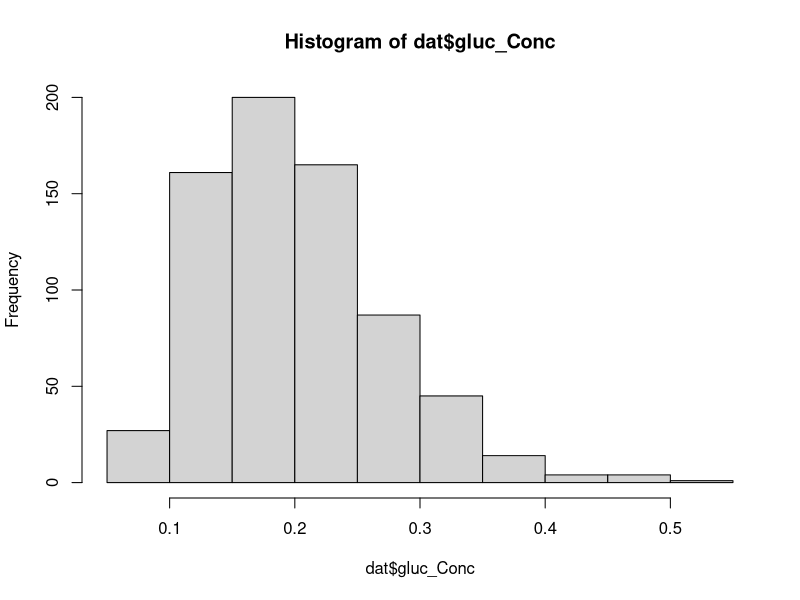
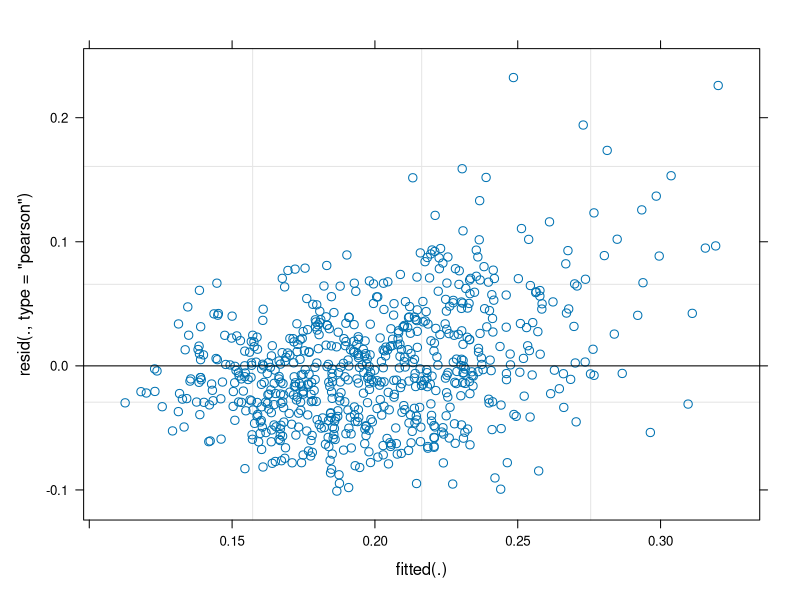
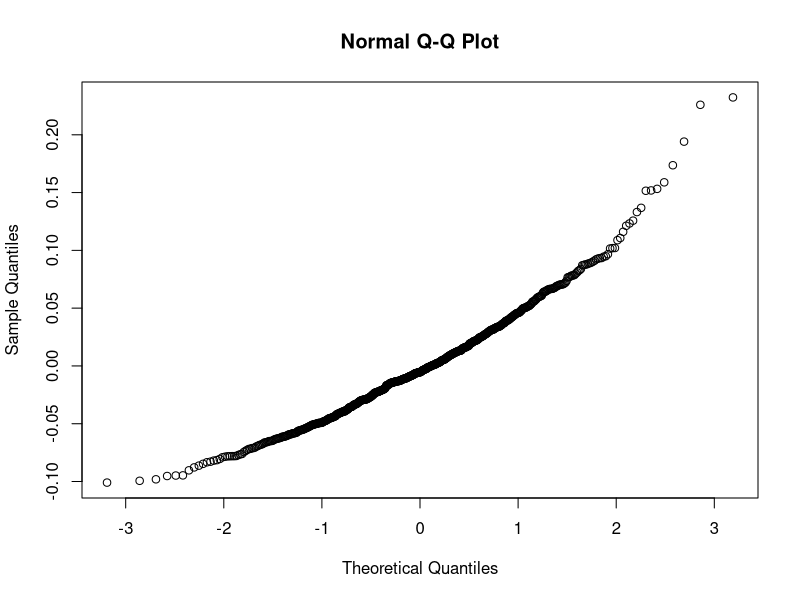
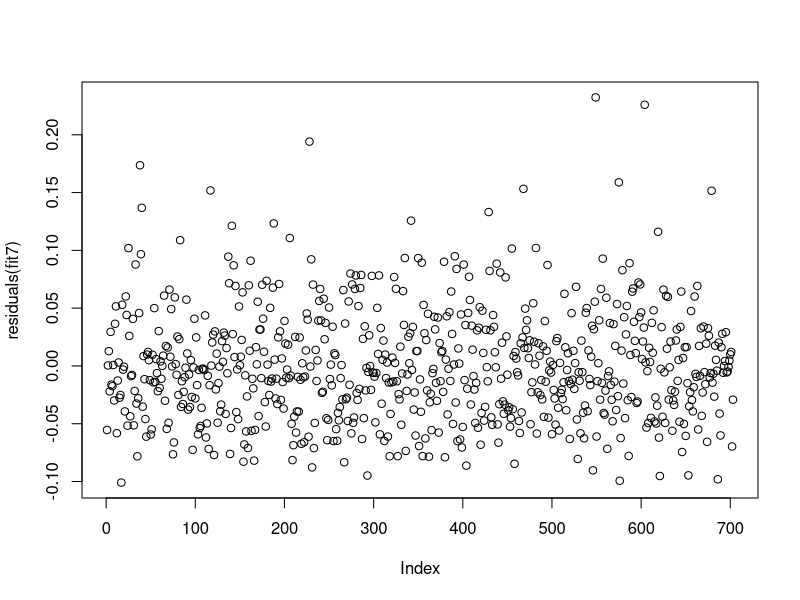
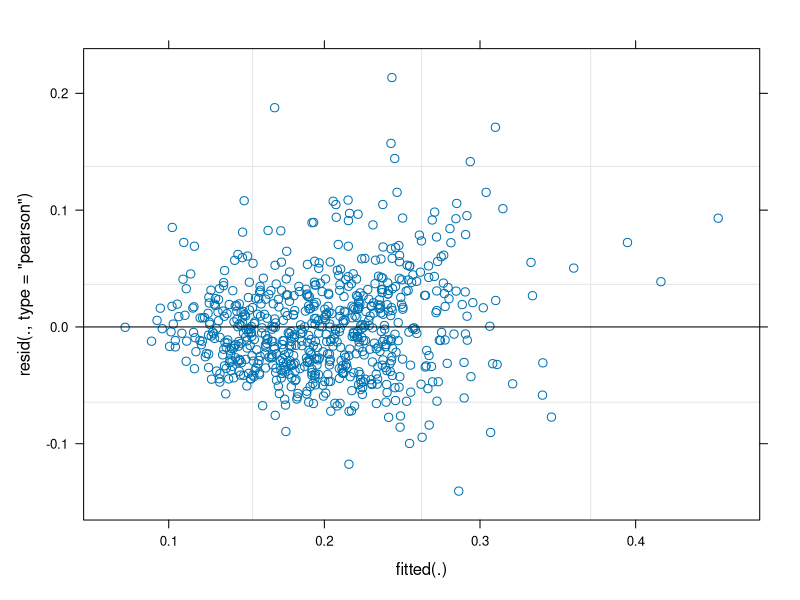
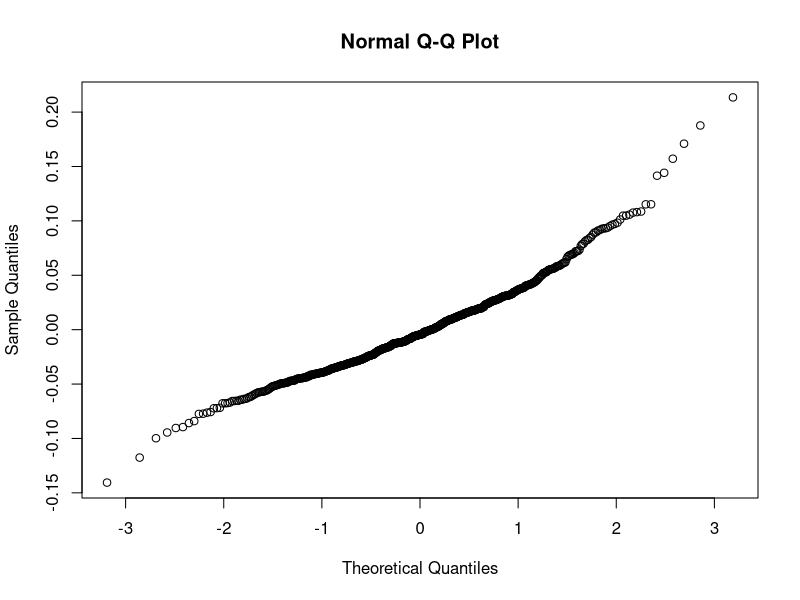
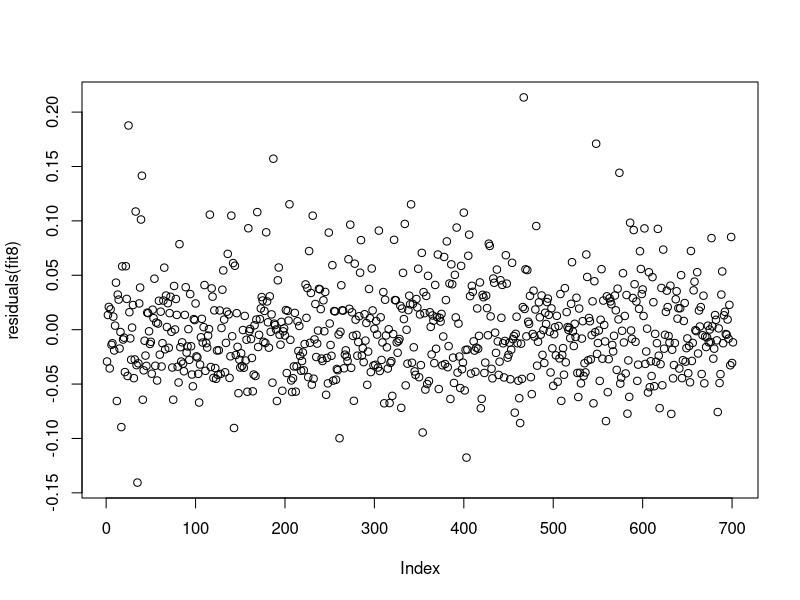
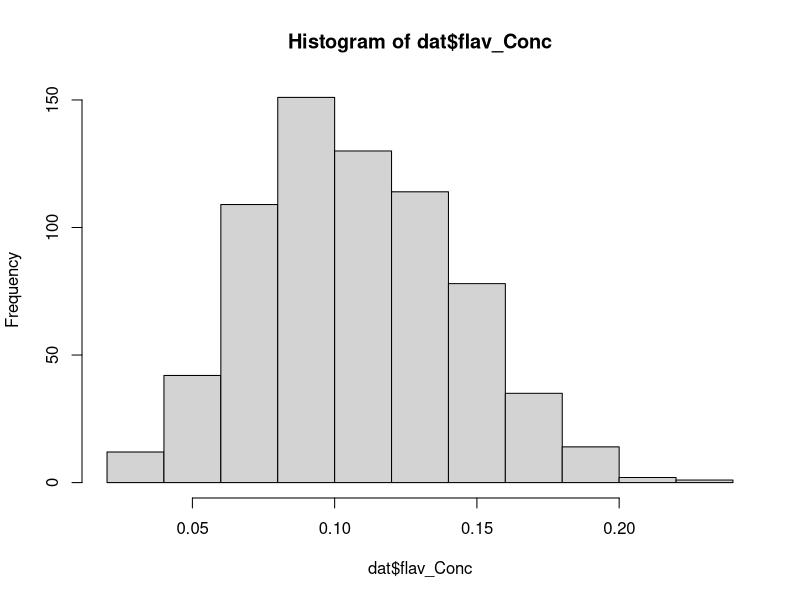

Write the R code that produced these figures, in order.
## ---- chunk 1
library(ggplot2)
library(dplyr)
library(lmerTest)

#read in data
rm(list=ls())
dat<-read.csv("DataSynthesis.csv")

#Assign family column
prefamily<-gsub("*.\\|","",dat$Tag)
dat$Family<-gsub("\\-.*","",prefamily)

#remove those with fertilizer treatment, and extra genotypes that are only in the alone treatment. 
dat<-dat[!grepl("i",dat$Sample,fixed=T),]


#Creating leaf area vector 
dat$GM_Leaf_Area<-dat$GM_Leaf_Len*dat$GM_Leaf_Wid

sd(dat$GM_Leaf_Area,na.rm=T) # certain variables can affect the linear regression simply because of how large they are. I will standardize GM_Leaf_Area, which is clearly way too large. 

Standardize<-function(x){
  standard<-(x-mean(x,na.rm=T))/sd(x,na.rm=T)
}
dat$GM_Leaf_Area<-Standardize(dat$GM_Leaf_Area)


#Making WhiteFungalDamage Boolean 
dat$WhiteFungLogis<-NA
dat$WhiteFungLogis[dat$WhiteFungDam>0]<-"Yes"
dat$WhiteFungLogis[dat$WhiteFungDam==0]<-"No"


## ---- chunk 2
Weigh<-function(x){
  x/(dat$GM_Leaf_Len*dat$GM_Leaf_Wid)
}

Standardize<-function(x){
  standard<-(x-mean(x,na.rm=T))/sd(x,na.rm=T)
}

#Weighing measurements by leaf area
dat$ThripsDamW<-Weigh(dat$ThripsDam)
dat$BlackPathDamW<-Weigh(dat$BlackPathDam)

#Standardizing measurements
dat$ThripsDamW<-Standardize(dat$ThripsDamW)
dat$BlackPathDamW<-Standardize(dat$BlackPathDamW)

## ---- chunk 3
hist(dat$gluc_Conc) 
#The distribution looks faily normal, so i am going to use a linear mixed model. # My maximum model is one with possible interactions between pathogens, but no other interactions

#------------------
#Modelling Random Effects 

#Maximum model
fit<-lmer(gluc_Conc~treatment+WhiteFungLogis*BlackPathDamW*ThripsDamW+Fern+GM_Leaf_Area+I(GM_Leaf_Area^2)+(1|Family/Tag)+(1|gh_bench),data=dat)

#Is Tag important?
fit2<-lmer(gluc_Conc~treatment+WhiteFungLogis*BlackPathDamW*ThripsDamW+Fern+GM_Leaf_Area+I(GM_Leaf_Area^2)+(1|Family)+(1|gh_bench),data=dat)
anova(fit,fit2)#The model with Tag is much better. 

#Is greenhouse bench important?
fit3<-lmer(gluc_Conc~treatment+WhiteFungLogis*BlackPathDamW*ThripsDamW+Fern+GM_Leaf_Area+I(GM_Leaf_Area^2)+(1|Family/Tag),data=dat)
anova(fit,fit3) #gh_Bench is significant (p=0.04948). 

#Is family important? (Genotype effects)
fit4<-lmer(gluc_Conc~treatment+WhiteFungLogis*BlackPathDamW*ThripsDamW+Fern+GM_Leaf_Area+I(GM_Leaf_Area^2)+(1|Tag)+(1|gh_bench),data=dat)
anova(fit,fit4) #Family is very important.

#Is there a GXE interaction? 
fit5<-lmer(gluc_Conc~treatment+WhiteFungLogis*BlackPathDamW*ThripsDamW+Fern+GM_Leaf_Area+I(GM_Leaf_Area^2)+(1|Family:treatment)+(1|gh_bench),data=dat)
anova(fit2,fit5) #There is no GXE interaction


#------------------
#Modelling fixed effects. 

#Maximum model:
fit<-lmer(gluc_Conc~treatment+WhiteFungLogis*ThripsDamW*BlackPathDamW+Fern+GM_Leaf_Area+I(GM_Leaf_Area^2)+(1|Family/Tag)+(1|gh_bench),data=dat)

fit2<-update(fit,~.-WhiteFungLogis:ThripsDamW:BlackPathDamW)
anova(fit,fit2)

fit3<-update(fit2,~.-WhiteFungLogis:ThripsDamW)
anova(fit2,fit3)

fit4<-update(fit3,~.-ThripsDamW:BlackPathDamW)
anova(fit3,fit4)

fit5<-update(fit4,~.-WhiteFungLogis:BlackPathDamW)
anova(fit5,fit4)#There are no significant interactions. 


fit4<-lmer(gluc_Conc~treatment+BlackPathDamW+WhiteFungLogis+ThripsDamW+Fern+GM_Leaf_Area+I(GM_Leaf_Area^2)+(1|Family/Tag)+(1|gh_bench),data=dat)
summary(fit4) #White Fungi not important

#Removing WhiteFungLogis
fit4<-lmer(gluc_Conc~treatment+BlackPathDamW+ThripsDamW+Fern+GM_Leaf_Area+I(GM_Leaf_Area^2)+(1|Family/Tag)+(1|gh_bench),data=dat)
summary(fit4)#ThripsDam is not important

#Removing Thrips Dam
fit5<-lmer(gluc_Conc~treatment+BlackPathDamW+Fern+GM_Leaf_Area+I(GM_Leaf_Area^2)+(1|Family/Tag)+(1|gh_bench),data=dat)
summary(fit5)##Fern is not important

#Removing Fern
fit6<-lmer(gluc_Conc~treatment+BlackPathDamW+GM_Leaf_Area+I(GM_Leaf_Area^2)+(1|Family/Tag)+(1|gh_bench),data=dat[!is.na(dat$BlackPathDamW),])
summary(fit6)

#Black path dam is no longer significant: This is the best model. 
fit7<-lmer(gluc_Conc~treatment+GM_Leaf_Area+I(GM_Leaf_Area^2)+(1|Family/Tag)+(1|gh_bench),data=dat)

summary(fit7)#This is the best model. 
plot(fit7)#There still appears to be a pattern in the residuals, probably due to the skew in the data. 
qqnorm(residuals(fit7))
plot(residuals(fit7))


## ---- chunk 4
#Modelling Random Effects 

#Maximum model
fit<-lmer(gluc_Conc~treatment+WhiteFungLogis*BlackPathDamW*ThripsDamW+Fern+GM_Leaf_Area+I(GM_Leaf_Area^2)+ChlorA+treatment:ChlorA+(1|Family/Tag)+(1|gh_bench),data=dat)

#Is Tag important?
fit2<-lmer(gluc_Conc~treatment+WhiteFungLogis*BlackPathDamW*ThripsDamW+Fern+GM_Leaf_Area+I(GM_Leaf_Area^2)+ChlorA+treatment:ChlorA+(1|Family)+(1|gh_bench),data=dat)
anova(fit,fit2)#The model with Tag is better. 

#Is greenhouse bench important?
fit3<-lmer(gluc_Conc~treatment+WhiteFungLogis*BlackPathDamW*ThripsDamW+Fern+GM_Leaf_Area+I(GM_Leaf_Area^2)+ChlorA+treatment:ChlorA+(1|Family/Tag),data=dat)
anova(fit,fit3) #greenhouse bench is not significant. I will remove it from the analysis. 

#Is family important? (Genotype effects)
fit4<-lmer(gluc_Conc~treatment+WhiteFungLogis*BlackPathDamW*ThripsDamW+Fern+GM_Leaf_Area+I(GM_Leaf_Area^2)+ChlorA+treatment:ChlorA+(1|Tag)+(1|gh_bench),data=dat)
anova(fit,fit4) #Family is very important.

#Is there a GXE interaction? 
fit5<-lmer(gluc_Conc~treatment+WhiteFungLogis*BlackPathDamW*ThripsDamW+Fern+GM_Leaf_Area+I(GM_Leaf_Area^2)+ChlorA+treatment:ChlorA+(1|Family:treatment)+(1|gh_bench),data=dat)
anova(fit2,fit5) #There is no GXE interaction


#Modelling Fixed Effects. 

#Maximum model
fit<-lmer(gluc_Conc~treatment+WhiteFungLogis*BlackPathDamW*ThripsDamW+Fern+GM_Leaf_Area+I(GM_Leaf_Area^2)+ChlorA+treatment:ChlorA+(1|Family/Tag),data=dat)

fit1<-update(fit,~.- WhiteFungLogis:BlackPathDamW:ThripsDamW)
anova(fit,fit1) #No three way interaction

fit2<-update(fit1,~.- WhiteFungLogis:BlackPathDamW)
anova(fit2,fit1)#There is a significant interaction between White fungi presence and black pathogen damage. 

fit3<-update(fit1,~.- WhiteFungLogis:ThripsDamW)
anova(fit3,fit1) #No interaction

fit4<-update(fit3,~.- BlackPathDamW:ThripsDamW)
anova(fit4,fit3) #No interaction

summary(fit4) #Polynomial of leaf size isn't significant. 

fit5<-lmer(gluc_Conc~treatment+WhiteFungLogis+BlackPathDamW+ThripsDamW+Fern+GM_Leaf_Area+ChlorA+treatment:ChlorA+WhiteFungLogis:BlackPathDamW+(1|Family/Tag),data=dat)
summary(fit5) #Fern not significant. (Although it is close p=0.08)

fit6<-lmer(gluc_Conc~treatment+WhiteFungLogis+BlackPathDamW+ThripsDamW+GM_Leaf_Area+ChlorA+treatment:ChlorA+WhiteFungLogis:BlackPathDamW+(1|Family/Tag),data=dat)
summary(fit6) #BlackPathDamW not significant

fit7<-lmer(gluc_Conc~treatment+WhiteFungLogis+ThripsDamW+GM_Leaf_Area+ChlorA+treatment:ChlorA+WhiteFungLogis:BlackPathDamW+(1|Family/Tag),data=dat)
summary(fit7) #White Fung Dam not significant

fit8<-lmer(gluc_Conc~treatment+ThripsDamW+GM_Leaf_Area+ChlorA+treatment:ChlorA+WhiteFungLogis:BlackPathDamW+(1|Family/Tag),data=dat)
summary(fit8) #Everything else is significant. 

#Is the interaction between ChlorA and treatment significant? 
fit9<-lmer(gluc_Conc~treatment+ThripsDamW+GM_Leaf_Area+ChlorA+WhiteFungLogis:BlackPathDamW+(1|Family/Tag),data=dat)
anova(fit9,fit8) #Yes
summary(fit8)

#Interstingly there is significant interaction between chlorophyll a and treatment with glucosinolate concentration. What this means exacly is unclear, but the relationship between chlorophyll a and glucosinolate concentration is higher in the maple and garlic mustard treatment. 

#In terms of the fixed effects, the amount of glucosinolates still decreases in the maple and garlic mustard treatment, suggesting that the plasticity we see is actually true plasticity, and is not just occuring because the plants perform worse and so make less glucosinolates, but are actively producing less glucosinolates. This could also just represent a steeper decrease in glucosinolates than in chlorophyll. It would make sense for individuals to reduce the amount of glucosinolate they are producing before they reduce the amount of chlorophyll. This is in line with what is found for thrips damage, for some reason, glucosinolate concentration is reduced with increasing thrips damage after controlling for performance. This does not change, whether thrips damage is weighed by leaf size or not -- the effect is still negative. 

plot(fit8)
qqnorm(residuals(fit8))
plot(residuals(fit8))

## ---- chunk 5
hist(dat$flav_Conc) 
#The distribution looks faily normal, so i am going to use a linear mixed model. # My maximum model is one with possible interactions between pathogens, but no other interactions

#------------------
#Modelling Random Effects 

#Maximum model
fit<-lmer(flav_Conc~treatment+WhiteFungLogis*BlackPathDamW*ThripsDamW+Fern+GM_Leaf_Area+I(GM_Leaf_Area^2)+(1|Family/Tag)+(1|gh_bench),data=dat)

#Is Tag important?
fit2<-lmer(flav_Conc~treatment+WhiteFungLogis*BlackPathDamW*ThripsDamW+Fern+GM_Leaf_Area+I(GM_Leaf_Area^2)+(1|Family)+(1|gh_bench),data=dat)
anova(fit,fit2)#The model with Tag is not significant, this means there is no evidence for genetic variation at the individual level (leaves are approximately the same)

#Is greenhouse bench important?
fit3<-lmer(flav_Conc~treatment+WhiteFungLogis*BlackPathDamW*ThripsDamW+Fern+GM_Leaf_Area+I(GM_Leaf_Area^2)+(1|Family/Tag),data=dat)
anova(fit,fit3) #gh_Bench is very significant. Keeping this in the analysis 

#Is family important? (Genotype effects)
fit4<-lmer(flav_Conc~treatment+WhiteFungLogis*BlackPathDamW*ThripsDamW+Fern+GM_Leaf_Area+I(GM_Leaf_Area^2)+(1|Tag)+(1|gh_bench),data=dat)
anova(fit,fit4) #Family is not important. 

#Is there a GXE interaction? 
fit5<-lmer(flav_Conc~treatment+WhiteFungLogis*BlackPathDamW*ThripsDamW+Fern+GM_Leaf_Area+I(GM_Leaf_Area^2)+(1|Family:treatment)+(1|gh_bench),data=dat)
anova(fit2,fit5) #There is no GXE interaction

#Double check family is not important because there was no significant effect of Tag. 
fit6<-lmer(flav_Conc~treatment+WhiteFungLogis*BlackPathDamW*ThripsDamW+Fern+GM_Leaf_Area+I(GM_Leaf_Area^2)+(1|gh_bench),data=dat)
anova(fit2,fit6) #Family is not important. 

#There is no significant family within family genetic variation for flavonoid concentration. 

#------------------
#Modelling fixed effects. 

#Maximum model:
fit<-lmer(flav_Conc~treatment+WhiteFungLogis*ThripsDamW*BlackPathDamW+Fern+GM_Leaf_Area+I(GM_Leaf_Area^2)+(1|gh_bench),data=dat)

fit2<-update(fit,~.-WhiteFungLogis:ThripsDamW:BlackPathDamW)
anova(fit,fit2)

fit3<-update(fit2,~.-WhiteFungLogis:ThripsDamW)
anova(fit2,fit3) # There is a significant interaction between white fungi presense and thripsdamage. 

fit4<-update(fit2,~.-ThripsDamW:BlackPathDamW)
anova(fit2,fit4) #no relationship here. 

fit5<-update(fit4,~.-WhiteFungLogis:BlackPathDamW)
anova(fit5,fit4)#There are no significant interactions. 


fit4<-lmer(flav_Conc~treatment+BlackPathDamW+WhiteFungLogis+ThripsDamW+Fern+GM_Leaf_Area+WhiteFungLogis:ThripsDamW+I(GM_Leaf_Area^2)+(1|gh_bench),data=dat)
summary(fit4)
#Removing WhiteFungLogis

fit4<-lmer(flav_Conc~treatment+BlackPathDamW+ThripsDamW+Fern+GM_Leaf_Area+I(GM_Leaf_Area^2)+WhiteFungLogis:ThripsDamW+(1|gh_bench),data=dat)
summary(fit4)#BlackPathDamW is also not important

#Removing BlackPathDamW
fit5<-lmer(flav_Conc~treatment+ThripsDamW+Fern+GM_Leaf_Area+I(GM_Leaf_Area^2)+WhiteFungLogis:ThripsDamW+(1|gh_bench),data=dat)
summary(fit5)#ThripsDamW is not imporant, although it is very very close to significant ( p= 0.056)

#Removing ThripsDamW
fit6<-lmer(flav_Conc~treatment+Fern+GM_Leaf_Area+WhiteFungLogis:ThripsDamW+I(GM_Leaf_Area^2)+(1|gh_bench),data=dat)
summary(fit6)#Fern is not important although it is very close to significant ( p=0.0546)

#Best Model
fit7<-lmer(flav_Conc~treatment+GM_Leaf_Area+WhiteFungLogis:ThripsDamW+I(GM_Leaf_Area^2)+(1|gh_bench),data=dat)
summary(fit7)#This is the best model. 
plot(fit7)
qqnorm(residuals(fit7))
plot(residuals(fit7))

#Treatment (Maple and garlic mustard) and an interaction between whitefungal abundance and thripsdamage reduced flavonoid concentration (apparent plasticity)


## ---- chunk 6
#Modelling Random Effects 

#Maximum model
fit<-lmer(flav_Conc~treatment+WhiteFungLogis*BlackPathDamW*ThripsDamW+Fern+GM_Leaf_Area+I(GM_Leaf_Area^2)+ChlorA+treatment:ChlorA+(1|Family/Tag)+(1|gh_bench),data=dat)

#Is Tag important?
fit2<-lmer(flav_Conc~treatment+WhiteFungLogis*BlackPathDamW*ThripsDamW+Fern+GM_Leaf_Area+I(GM_Leaf_Area^2)+ChlorA+treatment:ChlorA+(1|Family)+(1|gh_bench),data=dat)
anova(fit,fit2)#Tag is unimportant (i.e. there is no significant genetic variation within an individual.. leaves are very different) 

#Is greenhouse bench important?
fit3<-lmer(flav_Conc~treatment+WhiteFungLogis*BlackPathDamW*ThripsDamW+Fern+GM_Leaf_Area+I(GM_Leaf_Area^2)+ChlorA+treatment:ChlorA+(1|Family/Tag),data=dat)
anova(fit,fit3) #greenhouse bench is very significant. I will keep this.

#Is family important? (Genotype effects)
fit4<-lmer(flav_Conc~treatment+WhiteFungLogis*BlackPathDamW*ThripsDamW+Fern+GM_Leaf_Area+I(GM_Leaf_Area^2)+ChlorA+treatment:ChlorA+(1|Tag)+(1|gh_bench),data=dat)
anova(fit,fit4) #Family is not important.

#Is there a GXE interaction? 
fit5<-lmer(flav_Conc~treatment+WhiteFungLogis*BlackPathDamW*ThripsDamW+Fern+GM_Leaf_Area+I(GM_Leaf_Area^2)+ChlorA+treatment:ChlorA+(1|Family:treatment)+(1|gh_bench),data=dat)
anova(fit2,fit5) #There is no GXE interaction

#Double check that family isnt important because Tag was not significant.
fit6<-lmer(flav_Conc~treatment+WhiteFungLogis*BlackPathDamW*ThripsDamW+Fern+GM_Leaf_Area+I(GM_Leaf_Area^2)+ChlorA+treatment:ChlorA+(1|gh_bench),data=dat)
anova(fit6,fit2) #Family is not important, although it was close to significant (p=0.068)

#Modelling Fixed Effects. 

#Maximum model
fit<-lmer(flav_Conc~treatment+WhiteFungLogis*BlackPathDamW*ThripsDamW+Fern+GM_Leaf_Area+I(GM_Leaf_Area^2)+ChlorA+treatment:ChlorA+(1|gh_bench),data=dat)

fit1<-update(fit,~.- WhiteFungLogis:BlackPathDamW:ThripsDamW)
anova(fit,fit1) #No three way interaction

fit2<-update(fit1,~.- WhiteFungLogis:BlackPathDamW)
anova(fit2,fit1)#No interaction

fit3<-update(fit2,~.- WhiteFungLogis:ThripsDamW)
anova(fit3,fit2) #No interaction

fit4<-update(fit3,~.- BlackPathDamW:ThripsDamW)
anova(fit4,fit3) #No interaction

summary(fit4) #Polynomial of leaf size isn't significant. 

fit4<-lmer(flav_Conc~treatment+WhiteFungLogis+BlackPathDamW+ThripsDamW+Fern+GM_Leaf_Area+ChlorA+treatment:ChlorA+(1|gh_bench),data=dat)

fit5<-update(fit4,~.- ChlorA:treatment)
anova(fit5,fit4) #the chlorophyll A interaction is not important. 

fit5<-lmer(flav_Conc~treatment+WhiteFungLogis+BlackPathDamW+ThripsDamW+Fern+GM_Leaf_Area+ChlorA+(1|gh_bench),data=dat)
summary(fit5) #Fern not significant... but just barely (p=0.055)

fit6<-lmer(flav_Conc~treatment+WhiteFungLogis+BlackPathDamW+ThripsDamW+GM_Leaf_Area+ChlorA+(1|gh_bench),data=dat)
summary(fit6) #WhiteFung Dam is not significant


fit7<-lmer(flav_Conc~treatment+BlackPathDamW+ThripsDamW+GM_Leaf_Area+ChlorA+(1|gh_bench),data=dat)
summary(fit7)#Black Path Dam sint significant. 

fit7<-lmer(flav_Conc~treatment+ThripsDamW+GM_Leaf_Area+ChlorA+(1|gh_bench),data=dat)

#is treatment significant? 
fit8<-update(fit7,~.-treatment)
anova(fit7,fit8) #Treatment is highly significant. 

#Therefore, the best model is fit7, with predictors of thrips damage, black pathogen damage, treatment and leaf area all affecting the true plasticity of flavonoid compounds in this experiement. 

#However, the surprising result is that the amount of flavonoids actually decreases with increasing thrips and blackpathogen damage, even after chlorophyll is accounted for. This suggests that when the plant is suffering some sort of fitness consequence, it reduces the amount of glucosinolates and flavonoids before it reduces the amount of chlorophyll, which makes sense. 

plot(fit7)
qqnorm(residuals(fit7))
plot(residuals(fit7))
